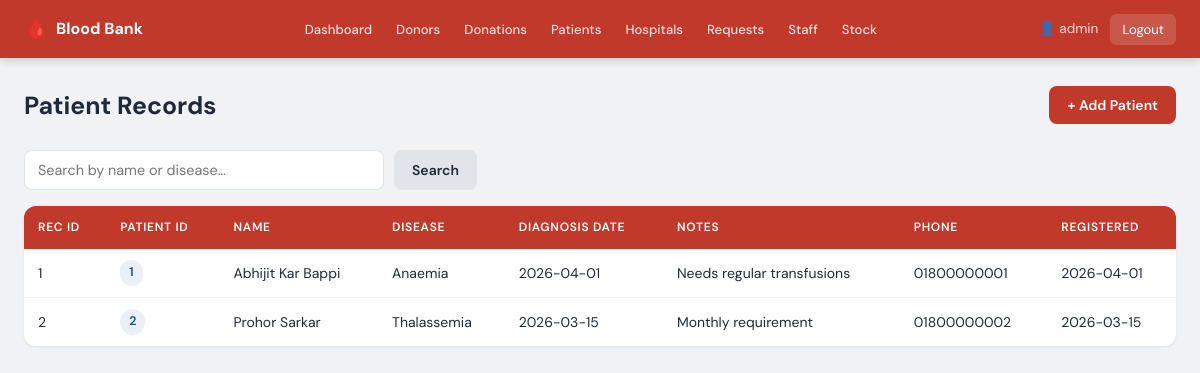
The app's page /view_patients.php (signed in) with its own data.
### tables this page shows
CREATE TABLE `patient` (
  `Patient_Disease_ID` INT          NOT NULL AUTO_INCREMENT,
  `Patient_ID`         INT          NOT NULL,
  `Name`               VARCHAR(255) NOT NULL,
  `Disease_Name`       VARCHAR(255) DEFAULT NULL,
  `Diagnosis_Date`     DATE         DEFAULT NULL,
  `Notes`              VARCHAR(255) DEFAULT NULL,
  `Address`            VARCHAR(255) DEFAULT NULL,
  `Phone`              VARCHAR(20)  DEFAULT NULL,
  `Date_Registered`    DATE         DEFAULT NULL,
  PRIMARY KEY (`Patient_Disease_ID`),
  KEY `idx_patient_id` (`Patient_ID`)
);

### view_patients.php (the view, shortened to what this page needs)
<?php
include 'config.php';
$s = isset($_GET['search']) ? mysqli_real_escape_string($conn,$_GET['search']) : '';
$w = $s ? "WHERE Name LIKE '%$s%' OR Disease_Name LIKE '%$s%'" : '';
$result = mysqli_query($conn,"SELECT * FROM patient $w ORDER BY Patient_ID, Diagnosis_Date DESC");
?>
<!DOCTYPE html><html lang="en"><head><meta charset="UTF-8"><meta name="viewport" content="width=device-width,initial-scale=1.0"><title>Patients</title><link rel="stylesheet" href="style.css"></head><body>
<?php include 'navbar.php'; ?>
<div class="container">
    <div class="page-header"><h1>Patient Records</h1><a href="add_patient.php" class="btn btn-primary">+ Add Patient</a></div>
    <form method="GET" class="search-bar">
        <input type="text" name="search" placeholder="Search by name or disease…" value="<?php echo htmlspecialchars($s); ?>">
        <button type="submit" class="btn btn-secondary">Search</button>
    </form>
    <table><thead><tr><th>Rec ID</th><th>Patient ID</th><th>Name</th><th>Disease</th><th>Diagnosis Date</th><th>Notes</th><th>Phone</th><th>Registered</th></tr></thead>
    <tbody>
    <?php $n=0; while($r=mysqli_fetch_assoc($result)): $n++; ?>
    <tr>
        <td><?php echo $r['Patient_Disease_ID']; ?></td>
        <td><span class="badge"><?php echo $r['Patient_ID']; ?></span></td>
        <td><?php echo htmlspecialchars($r['Name']); ?></td>
        <td><?php echo htmlspecialchars($r['Disease_Name']); ?></td>
        <td><?php echo $r['Diagnosis_Date']; ?></td>
        <td><?php echo htmlspecialchars($r['Notes']); ?></td>
        <td><?php echo htmlspecialchars($r['Phone']); ?></td>
        <td><?php echo $r['Date_Registered']; ?></td>
    </tr>
    <?php endwhile; if($n===0): ?><tr><td colspan="8" class="empty">No patient records found.</td></tr><?php endif; ?>
    </tbody></table>
</div></body></html>

### style.css (style rules this page uses)
:root { --red: #c0392b; --red-dark: #922b21; --red-light: #fdf0ef; --green: #1e8449; --green-light:#eafaf1; --orange: #d35400; --orange-light:#fdf2e9; --blue: #1a5276; --blue-light: #eaf0f6; --gray-50: #f8f9fa; --gray-100: #f0f2f5; --gray-200: #e1e4e8; --gray-400: #9ca3af; --gray-600: #4b5563; --gray-800: #1f2937; --white: #ffffff; --shadow-sm: 0 1px 3px rgba(0,0,0,.07); --shadow-md: 0 4px 18px rgba(0,0,0,.10); --radius: 8px; --radius-lg: 12px; }
*,*::before,*::after { box-sizing:border-box;margin:0;padding:0 }
body { font-family:'DM Sans',sans-serif;background:var(--gray-100);color:var(--gray-800);line-height:1.6;min-height:100vh }
a { text-decoration:none;color:inherit }
.container { max-width:1200px;margin:0 auto;padding:28px 24px 52px }
.page-header { display:flex;align-items:flex-start;justify-content:space-between;margin-bottom:24px }
.page-header h1 { font-size:1.55rem;font-weight:700 }
.btn { display:inline-flex;align-items:center;gap:6px;padding:8px 18px;border-radius:var(--radius);font-family:inherit;font-size:.875rem;font-weight:600;cursor:pointer;border:none;transition:filter .15s,transform .1s }
.btn-primary { background:var(--red);color:#fff }
.btn-secondary { background:var(--gray-200);color:var(--gray-800) }
input[type=text],input[type=number],input[type=password],input[type=date],select,textarea { width:100%;padding:10px 13px;border:1.5px solid var(--gray-200);border-radius:var(--radius);font-family:inherit;font-size:.9rem;color:var(--gray-800);background:var(--white);transition:border-color .18s,box-shadow .18s;outline:none }
.search-bar { display:flex;gap:10px;margin-bottom:16px }
.search-bar input { flex:1;max-width:360px }
table { width:100%;border-collapse:collapse;background:var(--white);border-radius:var(--radius-lg);overflow:hidden;box-shadow:var(--shadow-sm) }
thead tr { background:var(--red) }
th { padding:12px 14px;color:#fff;font-size:.75rem;font-weight:600;text-transform:uppercase;letter-spacing:.06em;text-align:left }
td { padding:11px 14px;font-size:.875rem;border-bottom:1px solid var(--gray-100);vertical-align:middle }
tbody tr:last-child td { border-bottom:none }
.badge { display:inline-block;background:var(--blue-light);color:var(--blue);font-weight:600;font-size:.78rem;padding:3px 9px;border-radius:20px }

### records on screen
patient: Patient_Disease_ID "1", Patient_ID "1", Name "Abhijit Kar Bappi", Disease_Name "Anaemia", Diagnosis_Date "2026-04-01", Notes "Needs regular transfusions", Phone "01800000001", Date_Registered "2026-04-01"
patient: Patient_Disease_ID "2", Patient_ID "2", Name "Prohor Sarkar", Disease_Name "Thalassemia", Diagnosis_Date "2026-03-15", Notes "Monthly requirement", Phone "01800000002", Date_Registered "2026-03-15"

### other values on screen
$_SESSION['admin'] "admin"
